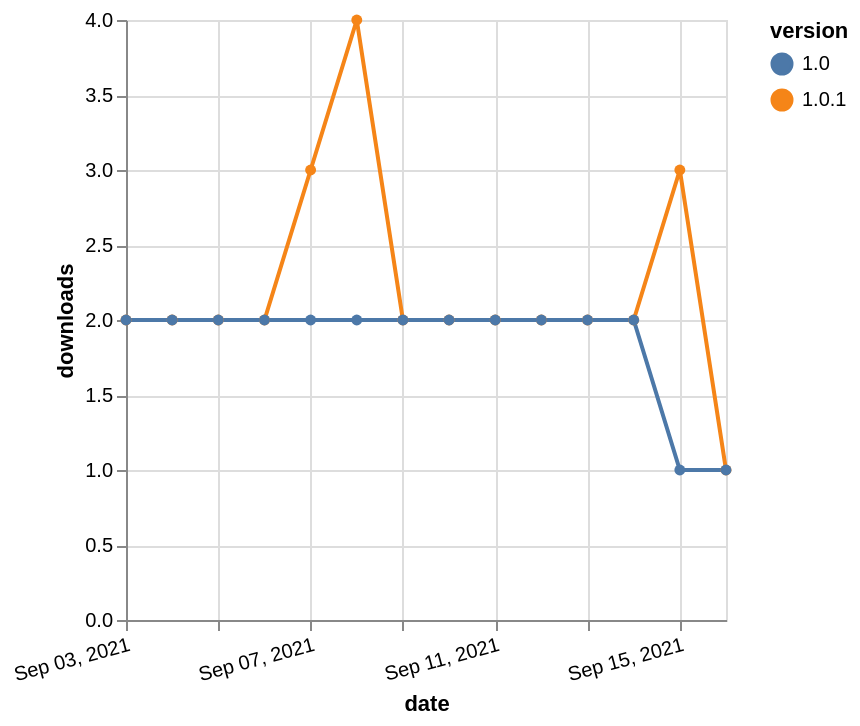

Write a Vega-Lite specification for this figure.
### Vega-Lite specification from a JSON file in a GitHub repository (floating-point values rounded to 4 significant figures)
{"$schema": "https://vega.github.io/schema/vega-lite/v5.json", "description": "A simple bar chart with embedded data.", "data": {"values": [{"date": "2021-09-03", "total": 734, "delta": 2, "version": "1.0.1"}, {"date": "2021-09-04", "total": 736, "delta": 2, "version": "1.0.1"}, {"date": "2021-09-05", "total": 738, "delta": 2, "version": "1.0.1"}, {"date": "2021-09-06", "total": 740, "delta": 2, "version": "1.0.1"}, {"date": "2021-09-07", "total": 743, "delta": 3, "version": "1.0.1"}, {"date": "2021-09-08", "total": 747, "delta": 4, "version": "1.0.1"}, {"date": "2021-09-09", "total": 749, "delta": 2, "version": "1.0.1"}, {"date": "2021-09-10", "total": 751, "delta": 2, "version": "1.0.1"}, {"date": "2021-09-11", "total": 753, "delta": 2, "version": "1.0.1"}, {"date": "2021-09-12", "total": 755, "delta": 2, "version": "1.0.1"}, {"date": "2021-09-13", "total": 757, "delta": 2, "version": "1.0.1"}, {"date": "2021-09-14", "total": 759, "delta": 2, "version": "1.0.1"}, {"date": "2021-09-15", "total": 762, "delta": 3, "version": "1.0.1"}, {"date": "2021-09-16", "total": 763, "delta": 1, "version": "1.0.1"}, {"date": "2021-09-03", "total": 1530, "delta": 2, "version": "1.0"}, {"date": "2021-09-04", "total": 1532, "delta": 2, "version": "1.0"}, {"date": "2021-09-05", "total": 1534, "delta": 2, "version": "1.0"}, {"date": "2021-09-06", "total": 1536, "delta": 2, "version": "1.0"}, {"date": "2021-09-07", "total": 1538, "delta": 2, "version": "1.0"}, {"date": "2021-09-08", "total": 1540, "delta": 2, "version": "1.0"}, {"date": "2021-09-09", "total": 1542, "delta": 2, "version": "1.0"}, {"date": "2021-09-10", "total": 1544, "delta": 2, "version": "1.0"}, {"date": "2021-09-11", "total": 1546, "delta": 2, "version": "1.0"}, {"date": "2021-09-12", "total": 1548, "delta": 2, "version": "1.0"}, {"date": "2021-09-13", "total": 1550, "delta": 2, "version": "1.0"}, {"date": "2021-09-14", "total": 1552, "delta": 2, "version": "1.0"}, {"date": "2021-09-15", "total": 1553, "delta": 1, "version": "1.0"}, {"date": "2021-09-16", "total": 1554, "delta": 1, "version": "1.0"}]}, "width": "container", "mark": {"type": "line", "point": {"filled": true}}, "encoding": {"x": {"field": "date", "type": "temporal", "timeUnit": "yearmonthdate", "title": "date", "axis": {"labelAngle": -15}}, "y": {"field": "delta", "type": "quantitative", "title": "downloads"}, "color": {"field": "version", "type": "nominal"}, "tooltip": {"field": "delta"}}}
